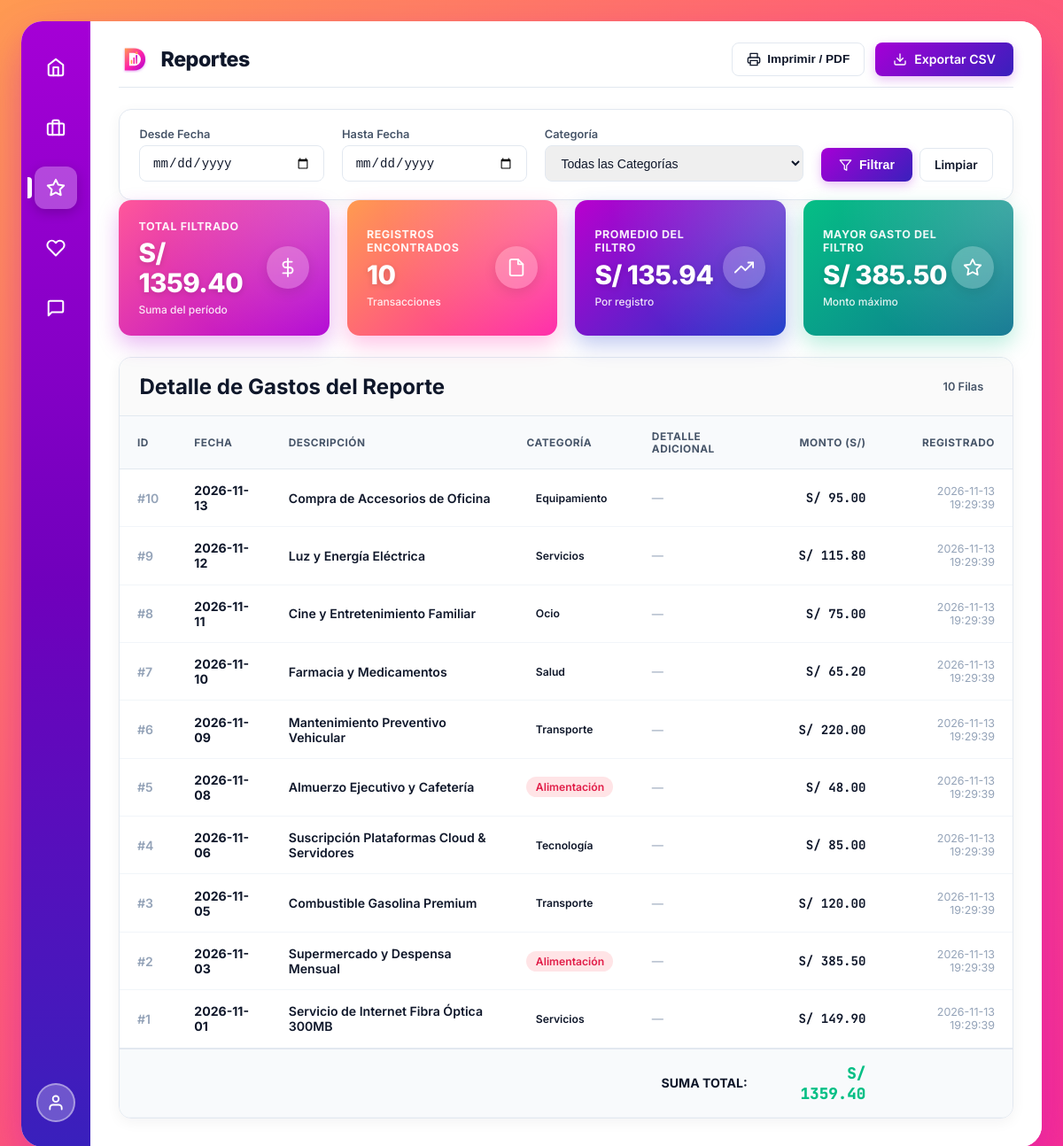
The app's page /reportes (signed in), older data.
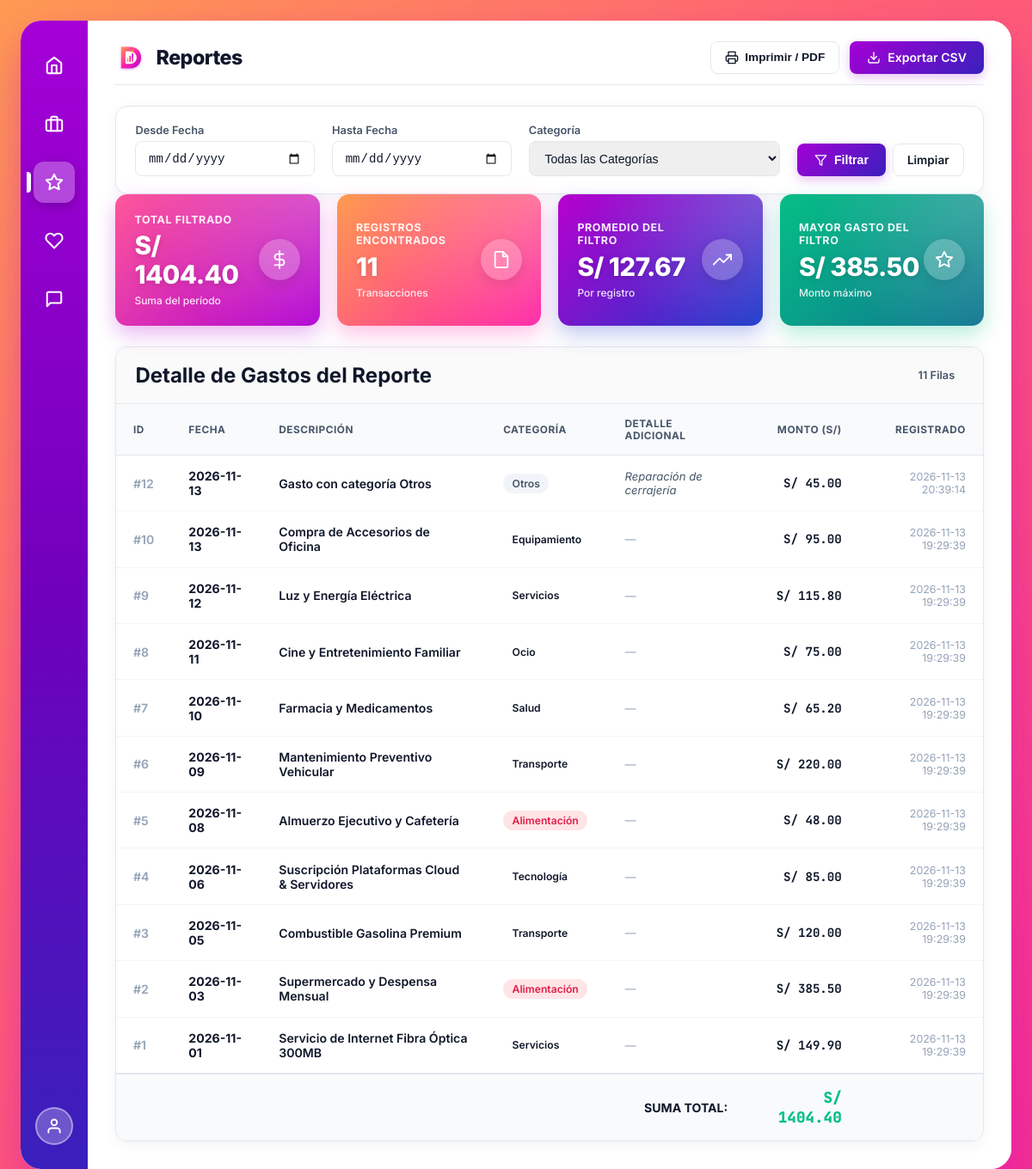
The same page, newer data.
### tables this page shows
CREATE TABLE gastos (
            id INTEGER PRIMARY KEY AUTOINCREMENT,
            fecha TEXT NOT NULL,
            descripcion TEXT NOT NULL,
            monto REAL NOT NULL,
            categoria TEXT DEFAULT 'General',
            created_at TIMESTAMP DEFAULT CURRENT_TIMESTAMP
        , detalle_otro TEXT);

### app.py (the view)
@app.route('/reportes')
@login_required
def reportes():
    fecha_inicio = request.args.get('fecha_inicio', '').strip()
    fecha_fin = request.args.get('fecha_fin', '').strip()
    categoria = request.args.get('categoria', '').strip()
    query = 'SELECT id, fecha, descripcion, categoria, detalle_otro, monto, created_at FROM gastos WHERE 1=1'
    params = []
    if fecha_inicio:
        query += ' AND fecha >= ?'
        params.append(fecha_inicio)
    if fecha_fin:
        query += ' AND fecha <= ?'
        params.append(fecha_fin)
    if categoria and categoria in CATEGORIAS_VALIDAS:
        query += ' AND categoria = ?'
        params.append(categoria)
    query += ' ORDER BY fecha DESC, id DESC'
    conn = get_db_connection()
    gastos = conn.execute(query, params).fetchall()
    conn.close()
    total_filtrado = sum(row['monto'] for row in gastos)
    cantidad_filtrada = len(gastos)
    promedio_filtrado = total_filtrado / cantidad_filtrada if cantidad_filtrada > 0 else 0
    maximo_filtrado = max((row['monto'] for row in gastos), default=0)
    return render_template(
        'reportes.html',
        gastos=gastos,
        categorias_disponibles=CATEGORIAS_VALIDAS,
        fecha_inicio=fecha_inicio,
        fecha_fin=fecha_fin,
        categoria_sel=categoria,
        total_filtrado=total_filtrado,
        cantidad_filtrada=cantidad_filtrada,
        promedio_filtrado=promedio_filtrado,
        maximo_filtrado=maximo_filtrado
    )

### app.py (called while the page is built)
@app.before_request
def csrf_protect():
    if app.config.get("TESTING") and not app.config.get("WTF_CSRF_ENABLED", True):
        return
    if request.method in ("POST", "PUT", "DELETE"):
        token = request.form.get("csrf_token") or request.headers.get("X-CSRFToken")
        expected = session.get("_csrf_token")
        if not expected or token != expected:
            abort(403)

def login_required(f):
    @wraps(f)
    def decorated_function(*args, **kwargs):
        if request.args.get("demo") == "1":
            session["user"] = "admin"
        if not session.get("user"):
            flash("Por favor inicia sesión para acceder al sistema.", "warning")
            return redirect(url_for("login"))
        return f(*args, **kwargs)
    return decorated_function

### database.py (called while the page is built)
def get_db_connection():
    conn = sqlite3.connect(DB_NAME)
    conn.row_factory = sqlite3.Row
    return conn

### templates/reportes.html (shortened to what the changed rows need)
{% extends "base.html" %}
{% block page_title %}Reportes{% endblock %}
{% block content %}
<section class="kpis-grid">
  <div class="kpi-card kpi-emerald">
    <div class="kpi-info">
      <span class="kpi-title">Total Filtrado</span>
      <span class="kpi-value">S/ {{ "%.2f"|format(total_filtrado) }}</span>
      <span class="kpi-note">Suma del período</span>
    </div>
  </div>
  <div class="kpi-card kpi-blue">
    <div class="kpi-info">
      <span class="kpi-title">Registros Encontrados</span>
      <span class="kpi-value">{{ cantidad_filtrada }}</span>
      <span class="kpi-note">Transacciones</span>
    </div>
  </div>
  <div class="kpi-card kpi-purple">
    <div class="kpi-info">
      <span class="kpi-title">Promedio del Filtro</span>
      <span class="kpi-value">S/ {{ "%.2f"|format(promedio_filtrado) }}</span>
      <span class="kpi-note">Por registro</span>
    </div>
  </div>
  <div class="kpi-card kpi-orange">
    <div class="kpi-info">
      <span class="kpi-title">Mayor Gasto del Filtro</span>
      <span class="kpi-value">S/ {{ "%.2f"|format(maximo_filtrado) }}</span>
      <span class="kpi-note">Monto máximo</span>
    </div>
  </div>
</section>
<div class="table-card">
  <div class="table-toolbar">
    <h2 class="card-title" style="margin: 0;">Detalle de Gastos del Reporte</h2>
    <span style="font-size: 0.8rem; background: var(--surface-hover); padding: 0.25rem 0.65rem; border-radius: var(--radius-full); font-weight: 600; color: var(--text-secondary);">
      {{ cantidad_filtrada }} Filas
    </span>
  </div>
  <div class="table-responsive">
    <table class="custom-table">
      <thead>
        <tr>
          <th>ID</th>
          <th>Fecha</th>
          <th>Descripción</th>
          <th>Categoría</th>
          <th>Detalle Adicional</th>
          <th style="text-align: right;">Monto (S/)</th>
          <th style="text-align: right;">Registrado</th>
        </tr>
      </thead>
      <tbody>
        {% for g in gastos %}
        <tr>
          <td style="color: var(--text-muted); font-weight: 600;">#{{ g['id'] }}</td>
          <td><strong>{{ g['fecha'] }}</strong></td>
          <td style="font-weight: 600; color: var(--text-main);">{{ g['descripcion'] }}</td>
          <td>
            <span class="badge-cat badge-{{ g['categoria']|replace(' ', '') }}">
              {{ g['categoria'] }}
            </span>
          </td>
          <td style="color: var(--text-secondary); font-size: 0.82rem;">
            {% if g['categoria'] == 'Otros' and g['detalle_otro'] %}
              <em>{{ g['detalle_otro'] }}</em>
            {% else %}
              <span style="color: var(--text-muted);">&mdash;</span>
            {% endif %}
          </td>
          <td style="text-align: right;" class="monto-soles">
            S/ {{ "%.2f"|format(g['monto']) }}
          </td>
          <td style="text-align: right; font-size: 0.78rem; color: var(--text-muted);">
            {{ g['created_at'] }}
          </td>
        </tr>
        {% else %}
        <tr>
          <td colspan="7" style="text-align: center; padding: 3rem; color: var(--text-muted);">
            No se encontraron gastos que coincidan con los criterios seleccionados.
          </td>
        </tr>
        {% endfor %}
      </tbody>
      {% if gastos %}
      <tfoot>
        <tr style="background: #F8FAFC; border-top: 2px solid var(--border-light);">
          <td colspan="5" style="text-align: right; font-weight: 700; color: var(--text-main);">SUMA TOTAL:</td>
          <td style="text-align: right; font-weight: 800; font-size: 1.1rem; color: var(--accent-emerald); font-family: 'JetBrains Mono';">
            S/ {{ "%.2f"|format(total_filtrado) }}
          </td>
          <td></td>
        </tr>
      </tfoot>
      {% endif %}
    </table>
  </div>
</div>
{% endblock %}

Row changes from the older to the newer data that the page shows:
added gastos: id "12", fecha "2026-11-13", descripcion "Gasto con categoría Otros", categoria "Otros", detalle_otro "Reparación de cerrajería", monto "45.00", created_at "2026-11-13 20:39:14"
Text that changed along with them:
{{ "%.2f"|format(total_filtrado) }}: "1359.40" → "1404.40"
{{ cantidad_filtrada }}: "10" → "11"
{{ "%.2f"|format(promedio_filtrado) }}: "135.94" → "127.67"
